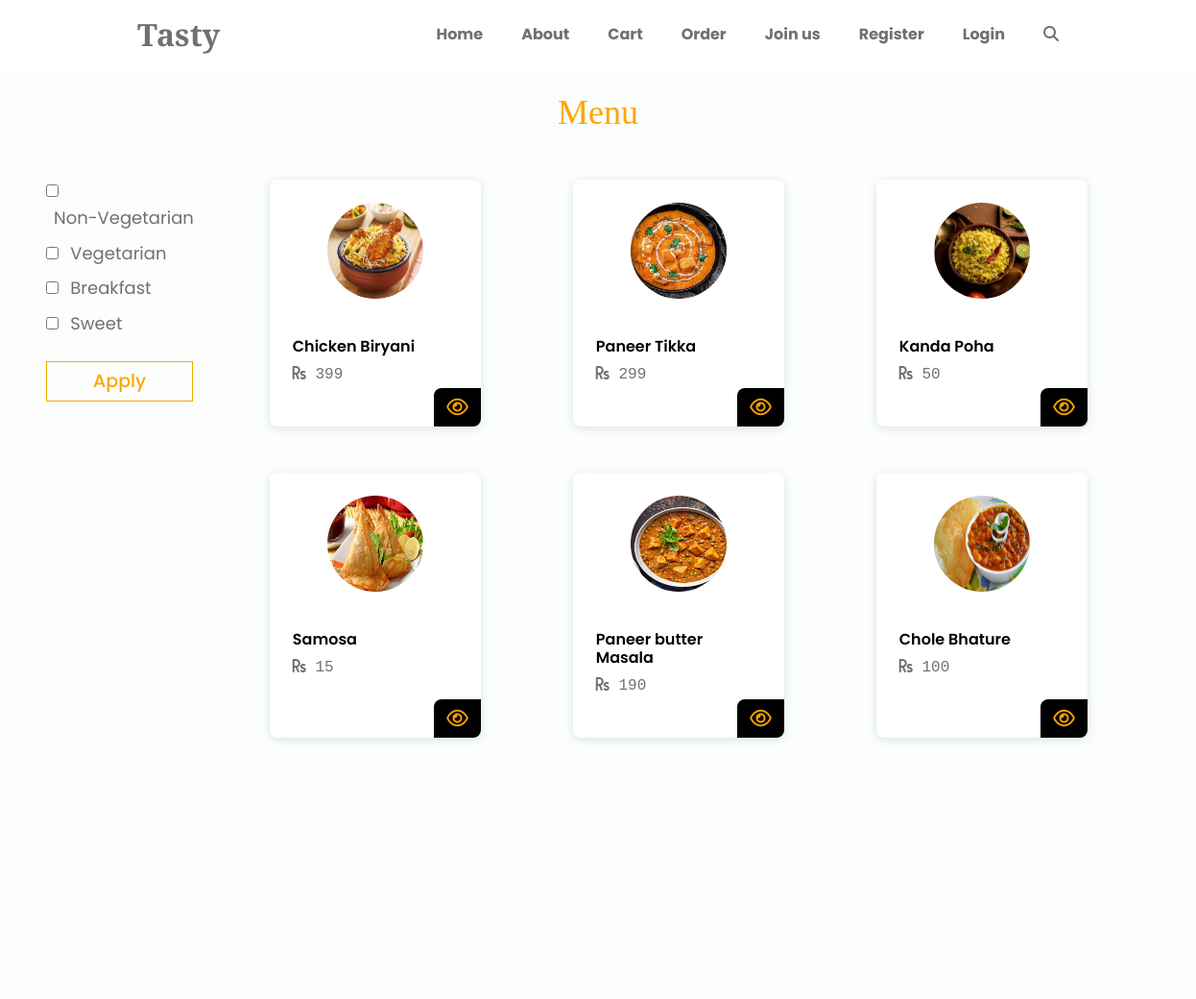
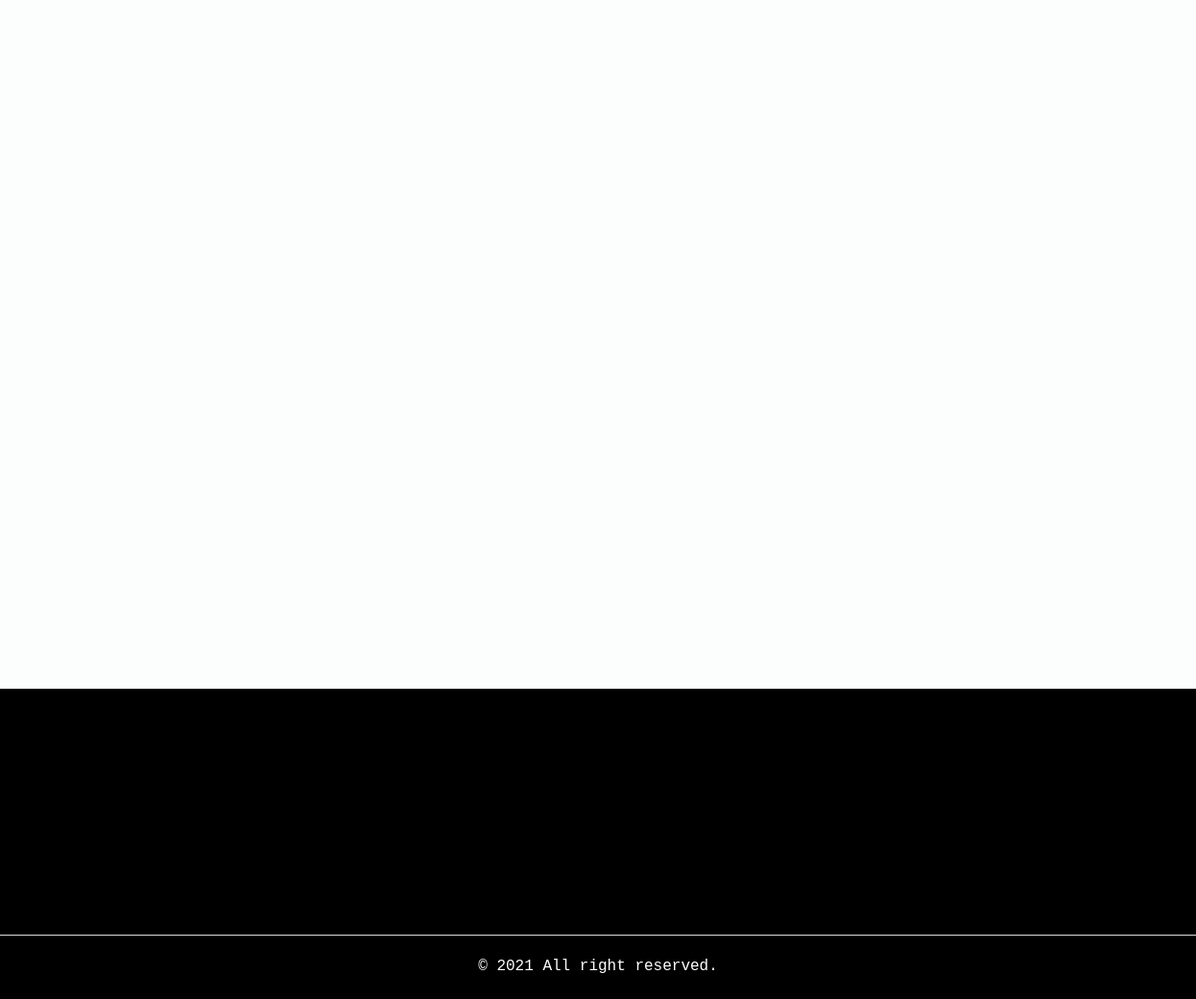
The app's page /all_menu/ with its own data (2 pictures, top to bottom).
### hotel_register/models.py (models this page shows, shortened)
class Menu(models.Model):
    hotel = models.ForeignKey(Hotel, models.CASCADE)
    name = models.CharField(max_length=100)
    price = models.IntegerField()
    description = models.CharField(max_length=1000)
    image = models.ImageField(upload_to="menu")
    food_type = models.CharField(max_length=20, choices=MENU_CHOICE)
    calories = models.DecimalField(default=0, blank=False, null=False, max_digits=8, decimal_places=2)
    protein = models.DecimalField(default=0, blank=False, null=False, max_digits=8, decimal_places=2)
    fats = models.DecimalField(default=0, blank=False, null=False, max_digits=8, decimal_places=2)
    sugar = models.DecimalField(default=0, blank=False, null=False, max_digits=8, decimal_places=2)

### food/views.py (the view)
# urls.py: path('all_menu/', views.all_menu, name="all_menu"),
def all_menu(request):
    city_list = []
    menus = Menu.objects.all()
    for i in menus:
        if i.food_type not in city_list:
            city_list.append(i.food_type)
    if request.method == "POST":
        menus = Menu.objects.filter(food_type__in = request.POST.getlist('city'))
    return render(request, 'food/all_hotel.html', {"hotels": menus, "menu": True, 'city_list' : city_list})

### food/templates/food/all_hotel.html (shortened to what this page needs)
{% extends "food/base.html" %}
{% load static %}
{% block style %}
<link rel="stylesheet" href="{% static 'css/home.css' %}">
{% endblock style %}
{% block content %}
<div class="pt-5 mt-5">
    <section class="menu" id="menu">
        <h2 class="section-title section-color pb-0 text_orange">
            {% if menu %}
            Menu
            {% else %}
            Hotels
            {% endif %}
        </h2>
        <div class="row w-100 px-5">
            <div class="col-12 col-md-2">
                <form action="" method="post" class="mt-5">
                    {% for city in city_list %}
                        <div class="mb-2">
                            <input type="checkbox" name="city" value={{city}} id={{city}}>
                            <label for={{city}} style="font-size: 18px;" class="mx-2">{{city}}</label>
                        </div>
                    {% endfor %}
                    <button class="mt-3 button" type="submit">Apply</button>
                </form>
            </div>
            <div class="col-12 col-md-10 px-0 mx-0 menu__container bd-grid">
                {% for hotel in hotels %}
                <div class="menu__content mb-4">
                    <img src="{{hotel.image.url}}" alt="Hotel image" class="menu__img">
                    <h3 class="menu__name mt-4">{{hotel.name}}</h3>
                    <span class="menu__detail mb-3">
                        {% if hotel.price %}
                        <i class="fas fa-rupee-sign fs-6"></i> {{hotel.price}}
                        {% else %}
                        {{hotel.city}}
                        {% endif %}
                    </span>
                    <a href="{% if hotel.price %}
                                {% url 'hotel_detail' hotel.hotel.id %}
                            {% else %}
                                {% url 'hotel_detail' hotel.id %}
                            {% endif %}" class="menu__button"><i class="far fa-eye"></i></i></a>
                </div>
                {% endfor %}
            </div>
        </div>
    </section>
</div>
<br><br>
{% endblock content %}

### food/static/css/home.css (style rules this page uses)
@media screen and (min-width: 768px) { :root { --biggest-font-size: 4rem; --h1-font-size: 2.25rem; --h2-font-size: 1.5rem; --h3-font-size: 1.25rem; --normal-font-size: 1rem; --small-font-size: 0.875rem; --smaller-font-size: 0.813rem; } }
html { scroll-behavior: smooth; }
body { margin: var(--header-height) 0 0 0; font-family: var(--body-font); font-size: var(--normal-font-size); background-color: var(--body-color); color: var(--text-color); line-height: 1.6; }
h1, h2, h3, p, ul { margin: 0; }
a { text-decoration: none; }
img { max-width: 100%; height: auto; }
.section-title, .section-subtitle { text-align: center; }
.section-title { font-size: var(--h1-font-size); color: black; padding-bottom: var(--mb-3); font-family: "EB Garamond", serif; }
.bd-grid { display: grid; gap: 1.5rem; }
.button { display: inline-block; background: transparent; color: var(--first-color-alt); text-decoration: none; padding: 0.3rem 3rem; text-align: center; font-weight: 500; font-family: var(--body-font); font-size: 19px; outline: none; border: 1px solid orange; }
.menu__container { grid-template-columns: repeat(2, 1fr); justify-content: center; }
.menu__content { position: relative; display: flex; flex-direction: column; background-color: var(--container-color); border-radius: 0.5rem; box-shadow: 0 2px 10px rgba(3, 74, 40, 0.15); padding: 0.75rem; }
.menu__img { border-radius: 50%; width: 100px; height: 100px; align-self: center; margin-bottom: var(--mb-2); }
.menu__name, .menu__preci { font-weight: var(--font-semi-bold); color: var(--title-color); }
.menu__name { font-size: var(--normal-font-size); font-family: var(--body-font); color: black; margin-bottom: var(--mb-1); }
.menu__detail, .menu__preci { font-size: var(--h4-font-size); font-family: "Courier New", Courier, monospace; }
.menu__button { position: absolute; bottom: 0; right: 0; display: flex; padding: 0.625rem 0.813rem; border-radius: 0.5rem 0 0.5rem 0; background-color: black; color: var(--first-color-alt) !important; font-size: 20px; text-decoration: none; }
.section-color { color: #393939; }
@media screen and (min-width: 768px) { body { margin: 0; } }
@media screen and (min-width: 768px) { .services__container, .menu__container { margin-top: var(--mb-6); } }
@media screen and (min-width: 768px) { .menu__content { padding: 1.5rem; } }
@media screen and (min-width: 1163px) { .menu__container { grid-template-columns: repeat(3, 220px); column-gap: 6rem; } }

### food/static/css/base.css (style rules this page uses)
:root { --header-height: 3rem; --first-color: #483519; --first-color-alt: orange; --title-color: #393939; --text-color: #707070; --text-color-light: #a6a6a6; --body-color: #fbfefd; --container-color: #ffffff; --body-font: Poppins, sans-serif; --biggest-font-size: 2.25rem; --h1-font-size: 1.5rem; --h2-font-size: 1.25rem; --h3-font-size: 1rem; --normal-font-size: 0.938rem; --small-font-size: 0.813rem; --smaller-font-size: 0.75rem; --font-medium: 500; --font-semi-bold: 600; --mb-1: 0.5rem; --mb-2: 1rem; --mb-3: 1.5rem; --mb-4: 2rem; --mb-5: 2.5rem; --mb-6: 3rem; --z-tooltip: 10; --z-fixed: 100; }
@media screen and (min-width: 768px) { :root { --biggest-font-size: 4rem; --h1-font-size: 2.25rem; --h2-font-size: 1.5rem; --h3-font-size: 1.25rem; --normal-font-size: 1rem; --small-font-size: 0.875rem; --smaller-font-size: 0.813rem; } }
html { scroll-behavior: smooth; }
body { margin: var(--header-height) 0 0 0; font-family: var(--body-font); font-size: var(--normal-font-size); background-color: var(--body-color); color: var(--text-color); line-height: 1.6; }
h1, h2, h3, p, ul { margin: 0; }
a { text-decoration: none; }
img { max-width: 100%; height: auto; }
@media screen and (min-width: 768px) { body { margin: 0; } }
.text_orange, .text_orange:hover { color: var(--first-color-alt)!important; }

### records on screen
Menu: city_list "Non-Vegetarian", image (picture), name "Chicken Biryani", price "399"
Menu: city_list "Vegetarian", image (picture), name "Paneer Tikka", price "299"
Menu: city_list "Breakfast", image (picture), name "Kanda Poha", price "50"
Menu: city_list "Sweet"
Menu: image (picture), name "Samosa", price "15"
Menu: image (picture), name "Paneer butter Masala", price "190"
Menu: image (picture), name "Chole Bhature", price "100"
